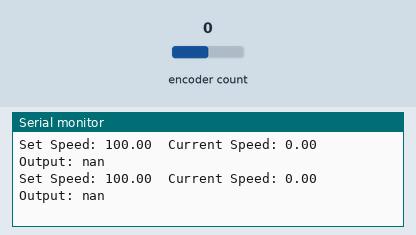
Recording of a sketch running on a simulated Arduino Uno, built with avr-gcc and run on an emulated ATmega328P. Shown: the last lines printed to the serial monitor. The inputs (shaded band) are chosen by the test bench; at power-on: encoder count 0.

Above: at 1.2 s.
1.3 s: encoder count set to -1
At 1.39 s:
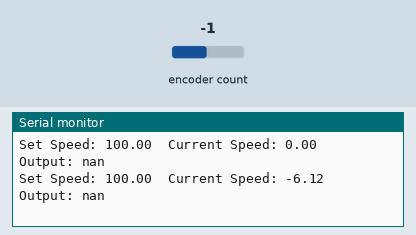
4.3 s: encoder count set to -2
At 4.36 s:
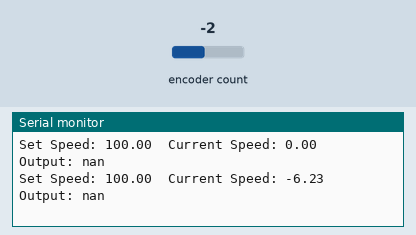
7.3 s: encoder count set to -3
At 7.45 s:
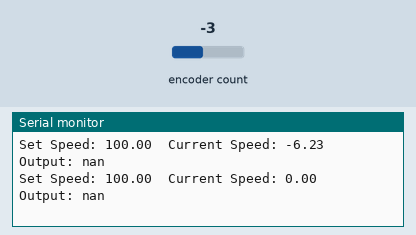
16.3 s: encoder count set to -4
At 16.38 s:
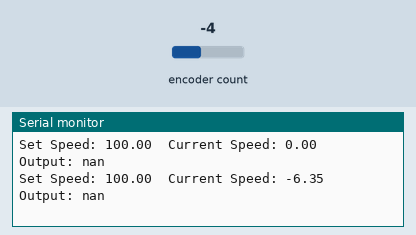
19.3 s: encoder count set to -5
At 19.47 s:
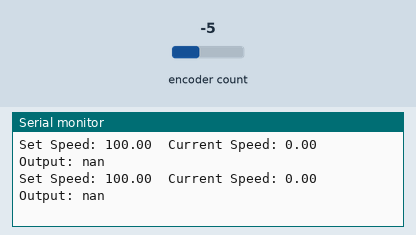
22.3 s: encoder count set to -6
Timing chart, 0 to 25.3 s (numbered marks = the images above; inputs shaded):
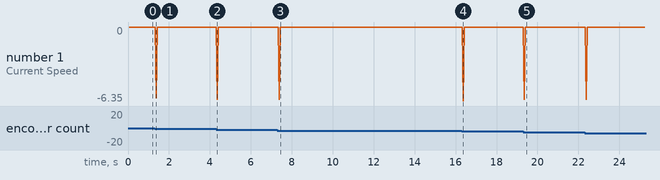

Measured:
- after the input at 1.3 s, the serial monitor: prints a new line after 0.08 s (image 1)
- after the input at 4.3 s, the serial monitor: prints a new line after 0.05 s (image 2)
- after the input at 16.3 s, the serial monitor: prints a new line after 0.07 s (image 4)
- after the input at 19.3 s, the serial monitor: prints a new line after 0.05 s (image 5)

The sketch:

speed_pid_test.ino
```cpp
#include <Encoder.h>

#define Encoder_A 8
#define Encoder_B 9
#define Ticks_per_rev 700

int Motor_PWM_Pin=1;
int Motor_Dir_Pin=0;

// Initialize encoder object
Encoder myEnc(Encoder_A, Encoder_B);

float kp = 1.0;  // Proportional gain
float ki = 0.01; // Integral gain
float kd = 0.1;  // Derivative gain
float time=0.1;

float setSpeed = 100.0; //desired speed of the motor

// Define variables
volatile long prevTicks = 0;  // Previous encoder ticks
unsigned long prevTime = 0;   // Previous time in milliseconds
float currentSpeed = 0;       // Actual motor speed in RPM
float error, integralError = 0.0, lastError = 0.0;
float motorOutput = 0;

void setup() {
    Serial.begin(9600);

    pinMode(Motor_PWM_Pin, OUTPUT);
    pinMode(Motor_Dir_Pin, OUTPUT);

    prevTime = millis();  // Initialize time
}

// Function to calculate motor speed using encoder
float readSpeed() {
    unsigned long currentTime = millis();
    long currentTicks = myEnc.read();  // Read encoder position

    // Calculate RPM
    float tickDifference = currentTicks - prevTicks;
    float timeDifference = (currentTime - prevTime) / 1000.0; // Convert ms to seconds
    float rpm = (tickDifference / Ticks_per_rev) * 60.0 / timeDifference;

    // Update previous values
    prevTicks = currentTicks;
    prevTime = currentTime;

    return rpm;
}

void loop() {
    // Read actual speed from encoder
    currentSpeed = readSpeed();

    // Compute PID error
    error = setSpeed - currentSpeed;
    integralError += error;  // Accumulate error for integral term
    float derivativeError = (error - lastError)/time ;  // Compute derivative term

    // Compute PID output
    motorOutput = (kp * error) + (ki * integralError) + (kd * derivativeError);

    //Ensures motorOutput stays within 0-255, which is the valid range for PWM signals.
    motorOutput = constrain(motorOutput, 0, 255);

    // Send PWM signal to motor
    analogWrite(Motor_PWM_Pin, motorOutput);
    digitalWrite(Motor_Dir_Pin, HIGH);  // Set motor direction

    // Store error for next iteration
    lastError = error;

    // Print speed and PID output
    Serial.print("Set Speed: ");
    Serial.print(setSpeed);
    Serial.print("  Current Speed: ");
    Serial.print(currentSpeed);
    Serial.print("  Output: ");
    Serial.println(motorOutput);

    delay(20);  // Small delay for stability
}
```
